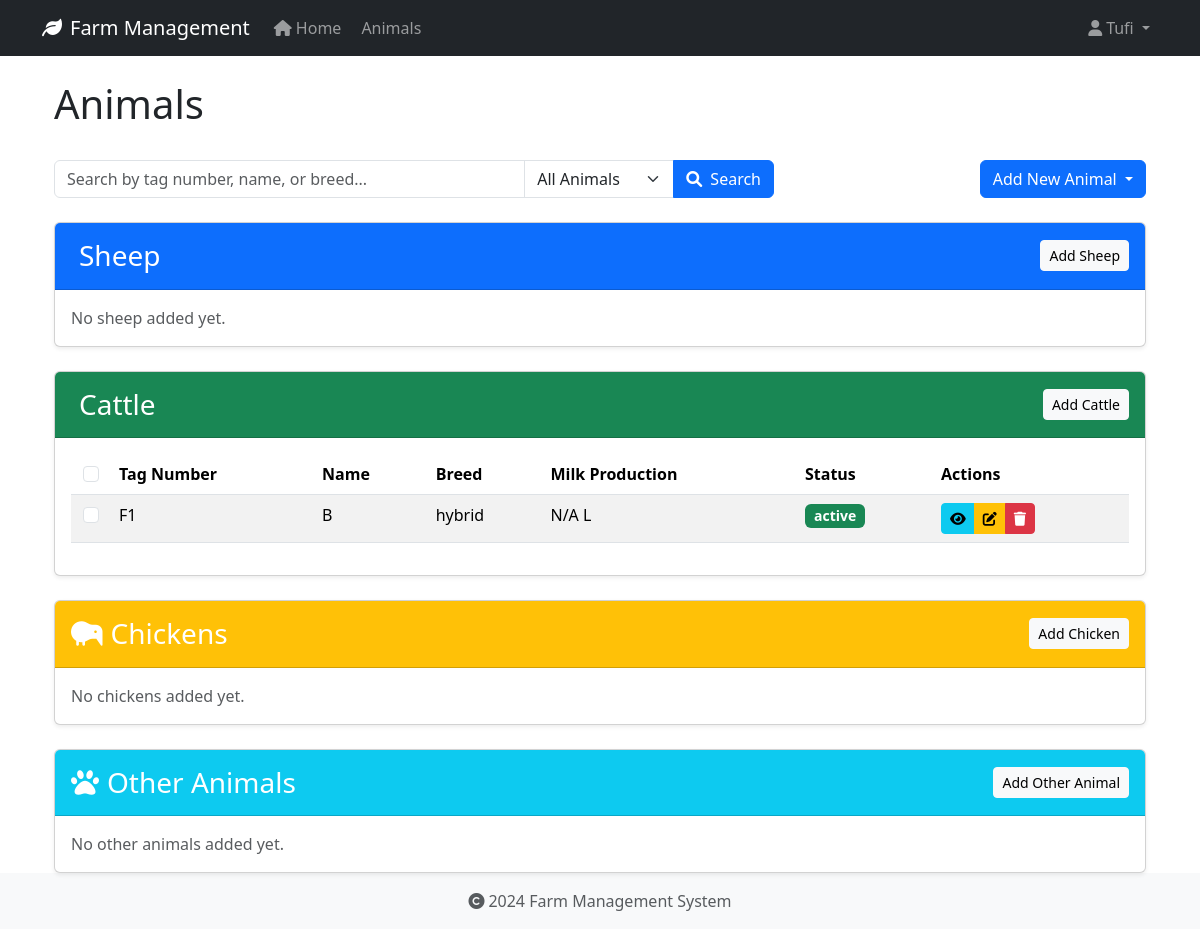
Before: /animals/ (signed in) with the older database file.
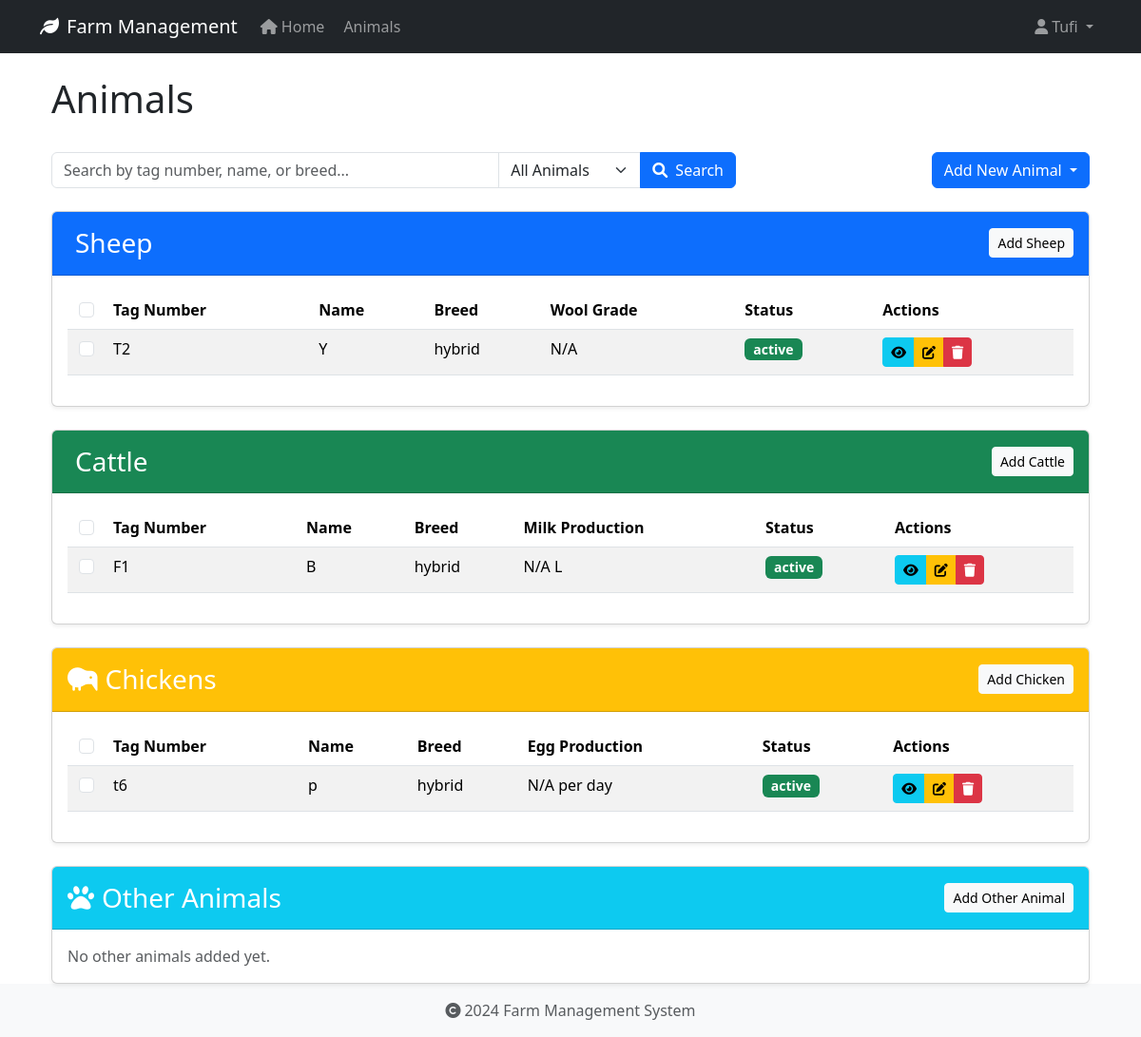
After: the same page with the newer database file.
### app/models/animal.py (models this page shows, shortened)
class Animal(db.Model):
    id = db.Column(db.Integer, primary_key=True)
    tag_number = db.Column(db.String(50), unique=True, nullable=False, index=True)
    name = db.Column(db.String(100), nullable=True)  # Explicitly mark as nullable
    species = db.Column(db.String(50), nullable=False, index=True)
    breed = db.Column(db.String(50), nullable=True)
    date_of_birth = db.Column(db.Date, nullable=True)
    gender = db.Column(db.String(20), nullable=True)
    weight = db.Column(db.Float, nullable=True)
    status = db.Column(db.String(20), default='active', nullable=False)
    purchase_date = db.Column(db.Date, nullable=True)
    purchase_price = db.Column(db.Float, nullable=True)
    notes = db.Column(db.Text, nullable=True)
    created_at = db.Column(db.DateTime, default=datetime.utcnow, nullable=False)
    updated_at = db.Column(db.DateTime, default=datetime.utcnow, onupdate=datetime.utcnow, nullable=False)
    wool_type = db.Column(db.String(50), nullable=True)
    last_shearing = db.Column(db.Date, nullable=True)
    fleece_weight = db.Column(db.Float, nullable=True)
    wool_grade = db.Column(db.String(20), nullable=True)
    lambing_status = db.Column(db.String(50), nullable=True)
    lambing_date = db.Column(db.Date, nullable=True)
    milk_production = db.Column(db.Float, nullable=True)
    last_milking = db.Column(db.Date, nullable=True)  # Changed from DateTime to Date
    milk_quality = db.Column(db.String(20), nullable=True)
    calving_status = db.Column(db.String(50), nullable=True)
    calving_date = db.Column(db.Date, nullable=True)
    milk_fat_content = db.Column(db.Float, nullable=True)
    egg_production = db.Column(db.Integer, nullable=True)
    egg_color = db.Column(db.String(20), nullable=True)
    comb_type = db.Column(db.String(20), nullable=True)
    laying_status = db.Column(db.String(20), nullable=True)
    last_laying_date = db.Column(db.Date, nullable=True)
    egg_size = db.Column(db.String(20), nullable=True)
    category = db.Column(db.String(50), nullable=True)
    special_needs = db.Column(db.Text, nullable=True)
    diet_requirements = db.Column(db.Text, nullable=True)
    habitat = db.Column(db.String(100), nullable=True)
    health_records = db.relationship('HealthRecord', backref='animal', lazy=True, cascade='all, delete-orphan')

### app/routes/animals.py (the view, shortened to what this page needs)
@bp.route('/')
@login_required
def index():
    search_query = request.args.get('search', '').strip()
    animal_type = request.args.get('type', 'all').lower()
    base_query = Animal.query
    if animal_type == 'all':
        sheep_list = base_query.filter_by(species='Sheep').all()
        cattle_list = base_query.filter_by(species='Cattle').all()
        chicken_list = base_query.filter_by(species='Chicken').all()
        other_list = base_query.filter(Animal.species.notin_(['Sheep', 'Cattle', 'Chicken'])).all()
    return render_template('animals/index.html',
                         sheep_list=sheep_list,
                         cattle_list=cattle_list,
                         chicken_list=chicken_list,
                         other_list=other_list,
                         search_query=search_query,
                         animal_type=animal_type)

### app/models/user.py (called while the page is built)
@login_manager.user_loader
def load_user(user_id):
    return User.query.get(int(user_id))

### app/templates/animals/index.html (shortened to what the changed rows need)
{% extends "base.html" %}
{% block content %}
<div class="container">
    <div class="d-flex justify-content-between align-items-center mb-4">
        <h1>Animals</h1>
    </div>
    <div class="card mb-4" id="sheep-section">
        <div class="card-body">
            {% if sheep_list %}
            <div class="table-responsive">
                <table class="table table-striped table-hover" id="sheep-table">
                    <thead>
                        <tr>
                            <th class="text-center" style="width: 40px;">
                                <input type="checkbox" class="form-check-input select-all" data-animal-type="sheep">
                            </th>
                            <th>Tag Number</th>
                            <th>Name</th>
                            <th>Breed</th>
                            <th>Wool Grade</th>
                            <th>Status</th>
                            <th>Actions</th>
                        </tr>
                    </thead>
                    <tbody>
                        {% for animal in sheep_list %}
                        <tr>
                            <td class="text-center">
                                <input type="checkbox" class="form-check-input animal-select"
                                       data-animal-id="{{ animal.id }}"
                                       data-animal-type="sheep">
                            </td>
                            <td>{{ animal.tag_number }}</td>
                            <td>{{ animal.name or 'N/A' }}</td>
                            <td>{{ animal.breed or 'N/A' }}</td>
                            <td>{{ animal.wool_grade or 'N/A' }}</td>
                            <td>
                                <span class="badge {% if animal.status == 'active' %}bg-success{% elif animal.status == 'sold' %}bg-info{% else %}bg-secondary{% endif %}">
                                    {{ animal.status }}
                                </span>
                            </td>
                            <td>
                                <div class="btn-group btn-group-sm">
                                    <a href="{{ url_for('animals.view', id=animal.id) }}" class="btn btn-info" title="View">
                                        <i class="fas fa-eye"></i>
                                    </a>
                                    <a href="{{ url_for('animals.edit', id=animal.id) }}" class="btn btn-warning" title="Edit">
                                        <i class="fas fa-edit"></i>
                                    </a>
                                    <button type="button" class="btn btn-danger" title="Delete"
                                            onclick="confirmDelete('{{ animal.id }}', '{{ animal.tag_number }}', 'Sheep')">
                                        <i class="fas fa-trash"></i>
                                    </button>
                                </div>
                            </td>
                        </tr>
                        {% endfor %}
                    </tbody>
                </table>
            </div>
            {% else %}
            <p class="text-muted mb-0" id="sheep-empty-message">No sheep added yet.</p>
            {% endif %}
        </div>
    </div>
    <div class="card mb-4" id="cattle-section">
        <div class="card-body">
            {% if cattle_list %}
            <div class="table-responsive">
                <table class="table table-striped table-hover" id="cattle-table">
                    <thead>
                        <tr>
                            <th class="text-center" style="width: 40px;">
                                <input type="checkbox" class="form-check-input select-all" data-animal-type="cattle">
                            </th>
                            <th>Tag Number</th>
                            <th>Name</th>
                            <th>Breed</th>
                            <th>Milk Production</th>
                            <th>Status</th>
                            <th>Actions</th>
                        </tr>
                    </thead>
                    <tbody>
                        {% for animal in cattle_list %}
                        <tr>
                            <td class="text-center">
                                <input type="checkbox" class="form-check-input animal-select"
                                       data-animal-id="{{ animal.id }}"
                                       data-animal-type="cattle">
                            </td>
                            <td>{{ animal.tag_number }}</td>
                            <td>{{ animal.name or 'N/A' }}</td>
                            <td>{{ animal.breed or 'N/A' }}</td>
                            <td>{{ animal.milk_production|round(1) if animal.milk_production else 'N/A' }} L</td>
                            <td>
                                <span class="badge {% if animal.status == 'active' %}bg-success{% elif animal.status == 'sold' %}bg-info{% else %}bg-secondary{% endif %}">
                                    {{ animal.status }}
                                </span>
                            </td>
                            <td>
                                <div class="btn-group btn-group-sm">
                                    <a href="{{ url_for('animals.view', id=animal.id) }}" class="btn btn-info" title="View">
                                        <i class="fas fa-eye"></i>
                                    </a>
                                    <a href="{{ url_for('animals.edit', id=animal.id) }}" class="btn btn-warning" title="Edit">
                                        <i class="fas fa-edit"></i>
                                    </a>
                                    <button type="button" class="btn btn-danger" title="Delete"
                                            onclick="confirmDelete('{{ animal.id }}', '{{ animal.tag_number }}', 'Cattle')">
                                        <i class="fas fa-trash"></i>
                                    </button>
                                </div>
                            </td>
                        </tr>
                        {% endfor %}
                    </tbody>
                </table>
            </div>
            {% else %}
            <p class="text-muted mb-0" id="cattle-empty-message">No cattle added yet.</p>
            {% endif %}
        </div>
    </div>
    <div class="card mb-4" id="chicken-section">
        <div class="card-body">
            {% if chicken_list %}
            <div class="table-responsive">
                <table class="table table-striped table-hover" id="chicken-table">
                    <thead>
                        <tr>
                            <th class="text-center" style="width: 40px;">
                                <input type="checkbox" class="form-check-input select-all" data-animal-type="chicken">
                            </th>
                            <th>Tag Number</th>
                            <th>Name</th>
                            <th>Breed</th>
                            <th>Egg Production</th>
                            <th>Status</th>
                            <th>Actions</th>
                        </tr>
                    </thead>
                    <tbody>
                        {% for animal in chicken_list %}
                        <tr>
                            <td class="text-center">
                                <input type="checkbox" class="form-check-input animal-select"
                                       data-animal-id="{{ animal.id }}"
                                       data-animal-type="chicken">
                            </td>
                            <td>{{ animal.tag_number }}</td>
                            <td>{{ animal.name or 'N/A' }}</td>
                            <td>{{ animal.breed or 'N/A' }}</td>
                            <td>{{ animal.egg_production or 'N/A' }} per day</td>
                            <td>
                                <span class="badge {% if animal.status == 'active' %}bg-success{% elif animal.status == 'sold' %}bg-info{% else %}bg-secondary{% endif %}">
                                    {{ animal.status }}
                                </span>
                            </td>
                            <td>
                                <div class="btn-group btn-group-sm">
                                    <a href="{{ url_for('animals.view', id=animal.id) }}" class="btn btn-info" title="View">
                                        <i class="fas fa-eye"></i>
                                    </a>
                                    <a href="{{ url_for('animals.edit', id=animal.id) }}" class="btn btn-warning" title="Edit">
                                        <i class="fas fa-edit"></i>
                                    </a>
                                    <button type="button" class="btn btn-danger" title="Delete"
                                            onclick="confirmDelete('{{ animal.id }}', '{{ animal.tag_number }}', 'Chicken')">
                                        <i class="fas fa-trash"></i>
                                    </button>
                                </div>
                            </td>
                        </tr>
                        {% endfor %}
                    </tbody>
                </table>
            </div>
            {% else %}
            <p class="text-muted mb-0" id="chicken-empty-message">No chickens added yet.</p>
            {% endif %}
        </div>
    </div>
        </div>
        {% endblock content %}

Changed rows visible on the page:
added Animal: tag_number "T2", name "Y", breed "hybrid", wool_grade "N/A", status "active", shown under "Sheep"
added Animal: tag_number "t6", name "p", breed "hybrid", egg_production "N/A", status "active", shown under "Chickens"
Other visible differences:
form field value: (not shown) → "☐"
text no longer shown: "No sheep added yet. No chickens added yet."
text now shown: "Tag Number Name Breed Wool Grade Status Actions Tag Number Name Breed Egg Production Status Actions"
